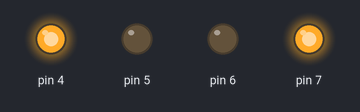
Simulated run of this sketch. Board: Arduino Uno, built with avr-gcc and run on an emulated ATmega328P. Parts: output pins drawn as LEDs (lit = HIGH).

Above: at 1.0 s.
At 3.0 s:
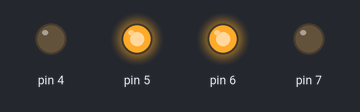
At 5.0 s:
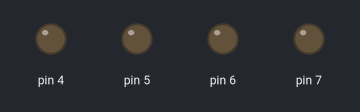
At 7.0 s:
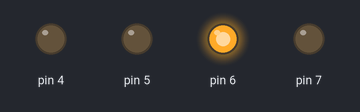
At 9.0 s:
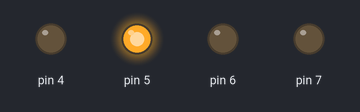
Timing chart, 0 to 13.0 s (numbered marks = the images above):
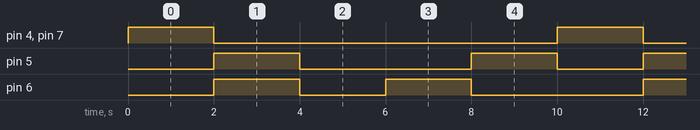

The sketch:

arduino.ino
```cpp
// C++ code
//
void setup()
{
  pinMode(7, OUTPUT);
  pinMode(6, OUTPUT);
  pinMode(5, OUTPUT);
  pinMode(4, OUTPUT);
}

void loop()
{
  //TRAS
  digitalWrite(7, HIGH);
  digitalWrite(6, LOW);
  digitalWrite(5, LOW);
  digitalWrite(4, HIGH);
  delay(2000); // Wait for 2000 millisecond(s)
  //FRENTE
  digitalWrite(7, LOW);
  digitalWrite(6, HIGH);
  digitalWrite(5, HIGH);
  digitalWrite(4, LOW);
  delay(2000); // Wait for 2000 millisecond(s)
  //PARADO
  digitalWrite(7, LOW);
  digitalWrite(6, LOW);
  digitalWrite(5, LOW);
  digitalWrite(4, LOW);
  delay(2000); // Wait for 2000 millisecond(s)
  //LADO
  digitalWrite(7, LOW);
  digitalWrite(6, HIGH);
  digitalWrite(5, LOW);
  digitalWrite(4, LOW);
  delay(2000); // Wait for 2000 millisecond(s)
  //LADO
  digitalWrite(7, LOW);
  digitalWrite(6, LOW);
  digitalWrite(5, HIGH);
  digitalWrite(4, LOW);
  delay(2000); // Wait for 2000 millisecond(s)
}
```

Measured:
- by itself, pin 4, pin 7: alternates HIGH for 2.0 s and LOW for 8.0 s
- by itself, pin 5: repeats every 10.0 s: LOW 4.0 s, HIGH 2.0 s, LOW 2.0 s, HIGH 2.0 s
- by itself, pin 6: repeats every 10.0 s: LOW 2.0 s, HIGH 2.0 s, LOW 4.0 s, HIGH 2.0 s
